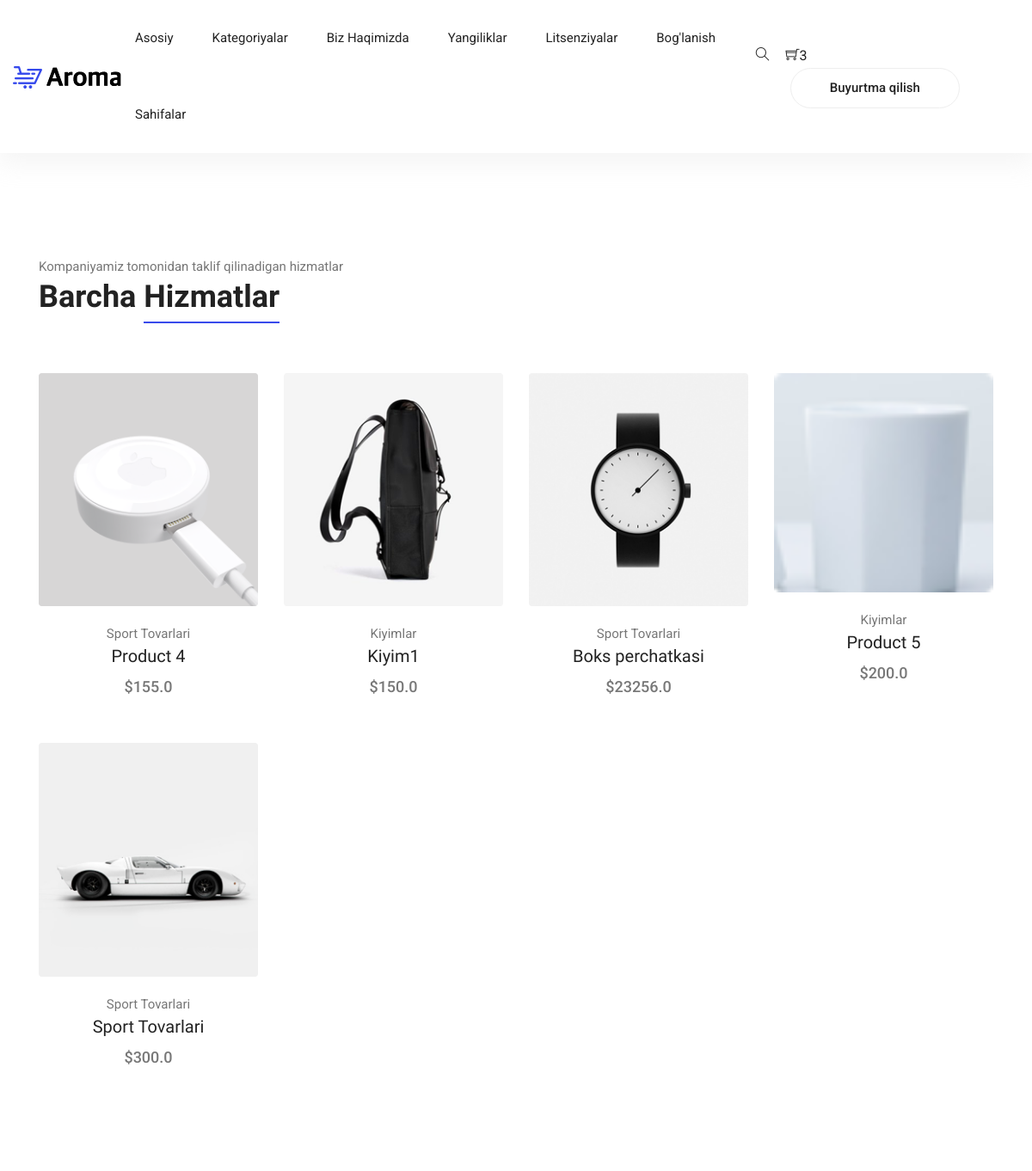
/all-products/ (upper part), run on an earlier commit of the app's database.
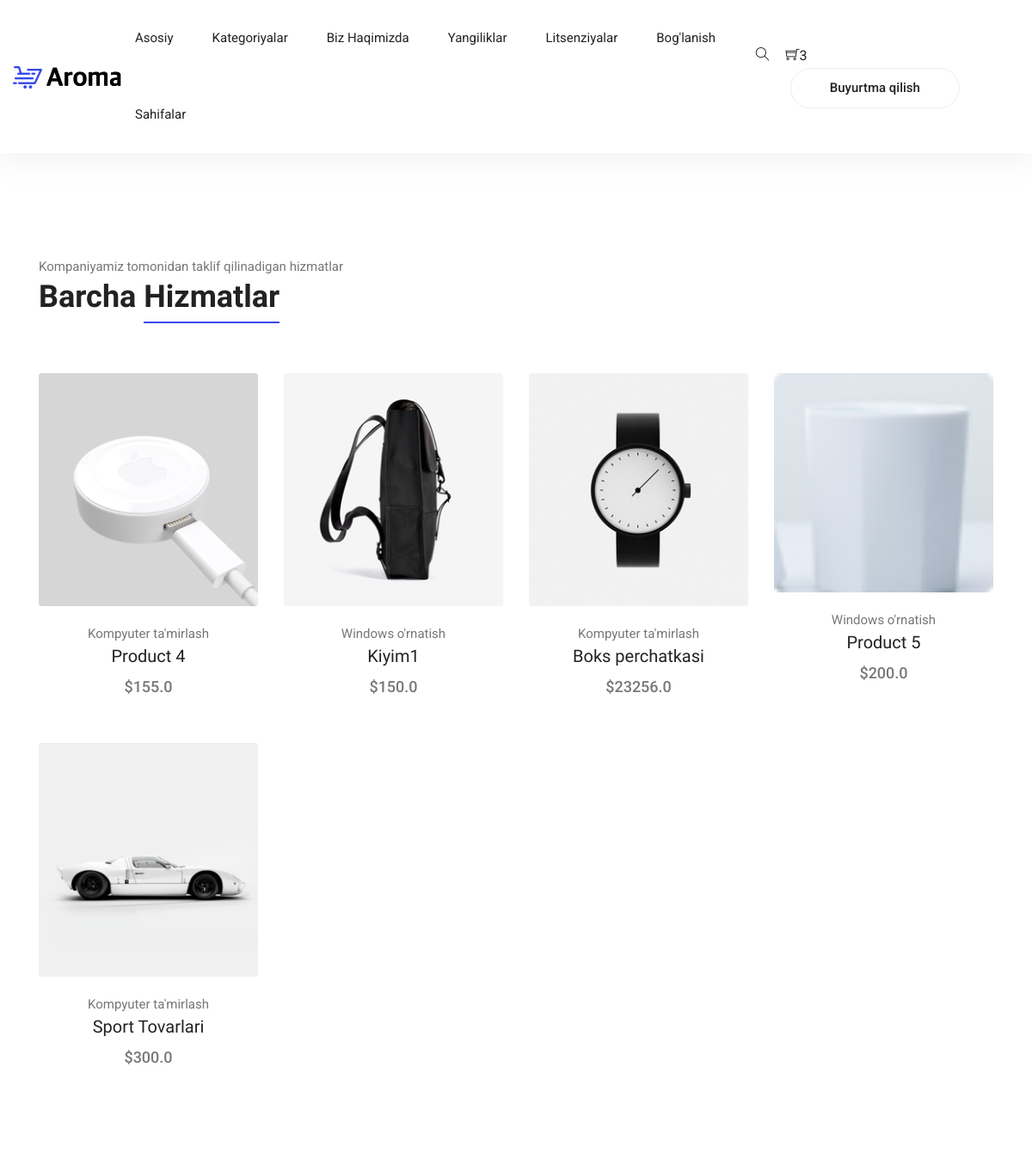
And on a later commit of the database.
### product/models.py (models this page shows, shortened)
class Product(models.Model):
    STATUS = (
        ('True','Mavjud'),
        ('False','Mavjud emas'),
    )
    category = models.ForeignKey(Category,on_delete=models.CASCADE)
    title = models.CharField(max_length=222,unique=True)
    keywords = models.CharField(max_length=222,unique=True)
    description = models.CharField(max_length=222,blank=True)
    image = models.ImageField(upload_to='product_main/',blank=True)
    price = models.FloatField()
    amount = models.IntegerField()
    minamount = models.IntegerField()
    detail = RichTextUploadingField()
    slug = models.SlugField(null=False,unique=True)
    status = models.CharField(max_length=15,choices=STATUS)
    create_at = models.DateTimeField(auto_now_add=True)
    update_at = models.DateTimeField(auto_now=True)
    def image_tag(self):
        return mark_safe('<img src="{}" height="50">'.format(self.image.url))
    image_tag.short_description = 'Image'

class Category(models.Model):
    title = models.CharField(max_length=222,unique=True)
    keywords = models.CharField(max_length=255,unique=True)
    slug = models.SlugField(null=False,unique=True)
    image = models.ImageField(upload_to = 'category_images/',blank=True)
    description = models.CharField(max_length=255,blank=True)
    create_at = models.DateTimeField(auto_now_add=True)
    update_at = models.DateTimeField(auto_now=True)
    def __str__(self):
        return self.title

### home/views.py (the view)
# urls.py: path('all-products/',views.all_products,name='all_products'),
def all_products(request):
    product = Product.objects.all().order_by('?')
    setting = Setting.objects.all()
    category = Category.objects.all()
    context = {
        'product':product,
        'setting':setting,
        'category':category,
    }
    return render(request,'all_products.html',context)

### templates/all_products.html (shortened to what this page needs)
{% extends 'base.html' %}
{% load static %}
{% block body %}
<section class="section-margin calc-60px">
    <div class="container">
        <div class="section-intro pb-60px">
            <p>Kompaniyamiz tomonidan taklif qilinadigan hizmatlar</p>
            <h2>Barcha <span class="section-intro__style">Hizmatlar</span></h2>
        </div>
        <div class="row">
            {% for i in product %}
            <div class="col-md-6 col-lg-4 col-xl-3">
                <div class="card text-center card-product">
                    <div class="card-product__img">
                        <img class="card-img" src="{{i.image.url}}" alt="">
                    </div>
                    <div class="card-body">
                        <p>{{i.category}}</p>
                        <h4 class="card-product__title"><a href="/product-detail/{{i.id}}/">{{i.title}}</a></h4>
                        <p class="card-product__price">${{i.price|safe}}</p>
                    </div>
                </div>
            </div>
            {% endfor %}
        </div>
    </div>
</section>
{% endblock %}

What changed in the data, as far as the page shows it:
changed through a linked row, Product "Product 4": category "Sport Tovarlari" → "Kompyuter ta'mirlash"
changed through a linked row, Product "Kiyim1": category "Kiyimlar" → "Windows o'rnatish"
changed through a linked row, Product "Boks perchatkasi": category "Sport Tovarlari" → "Kompyuter ta'mirlash"
changed through a linked row, Product "Product 5": category "Kiyimlar" → "Windows o'rnatish"
changed through a linked row, Product "Sport Tovarlari": category "Sport Tovarlari" → "Kompyuter ta'mirlash"
